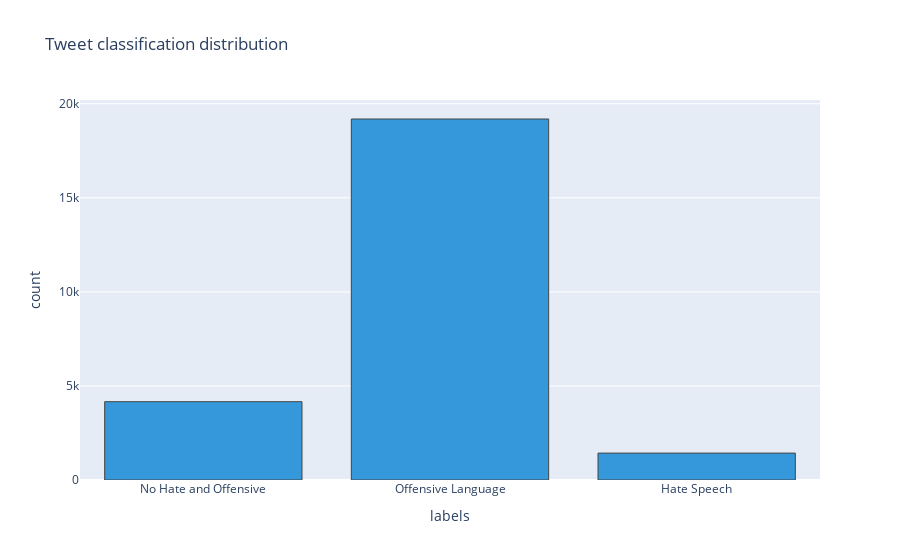

Notebook cell for this chart:
### Code cell
fig = px.histogram(data, x='labels', 
                   title='Tweet classification distribution', 
                   color_discrete_sequence=['#3498db']
                   )
# We add a line width around each bar
fig.update_traces(marker=dict(line=dict(width=1)))
fig.show()

### Figure 1 — Plotly figure (JSON) as saved in the notebook; plotly's stock layout.template omitted (floating-point values rounded to 4 significant figures; data arrays with more than 128 entries replaced by an {"elided": "..."} marker saying what was removed)
{"data": [{"alignmentgroup": "True", "bingroup": "x", "hovertemplate": "labels=%{x}<br>count=%{y}<extra></extra>", "legendgroup": "", "marker": {"color": "#3498db", "line": {"width": 1}, "pattern": {"shape": ""}}, "name": "", "offsetgroup": "", "orientation": "v", "showlegend": false, "type": "histogram", "x": {"elided": "24783 str values"}, "xaxis": "x", "yaxis": "y"}], "layout": {"barmode": "relative", "legend": {"tracegroupgap": 0}, "title": {"text": "Tweet classification distribution"}, "xaxis": {"anchor": "y", "domain": [0, 1], "title": {"text": "labels"}}, "yaxis": {"anchor": "x", "domain": [0, 1], "title": {"text": "count"}}}}
